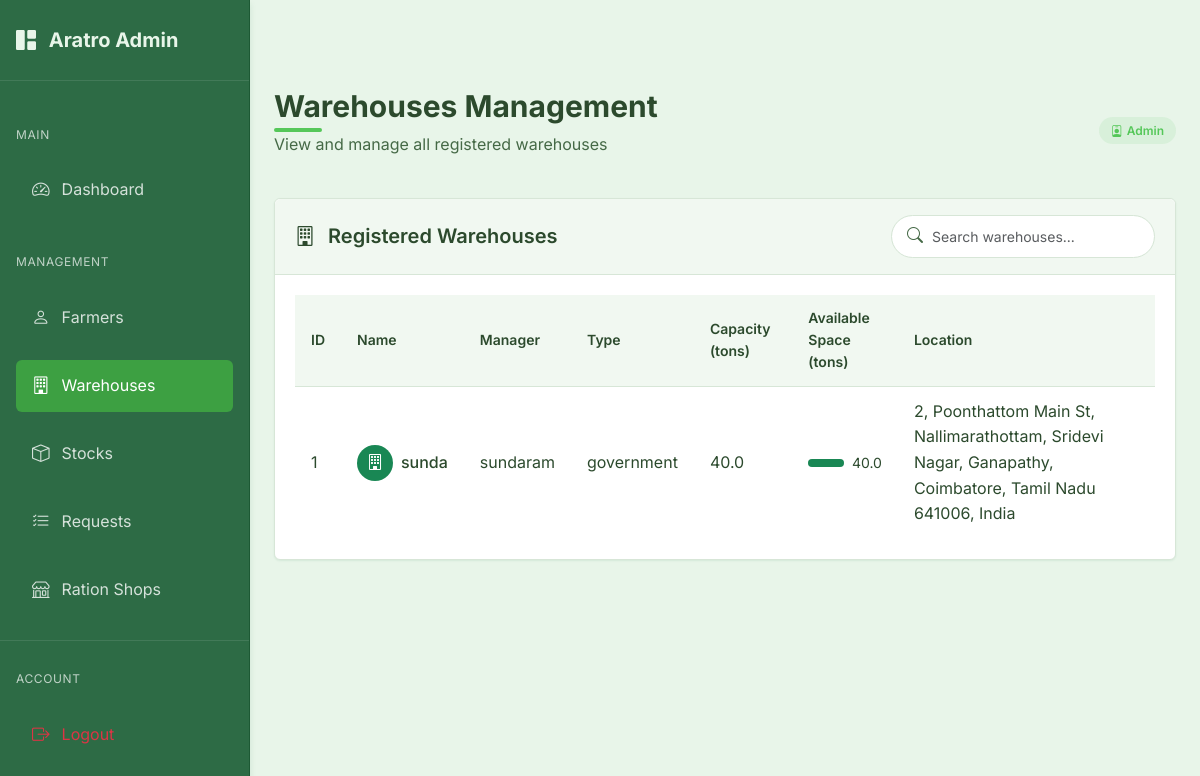
Before: /admin/warehouses (signed in) with the older database file.
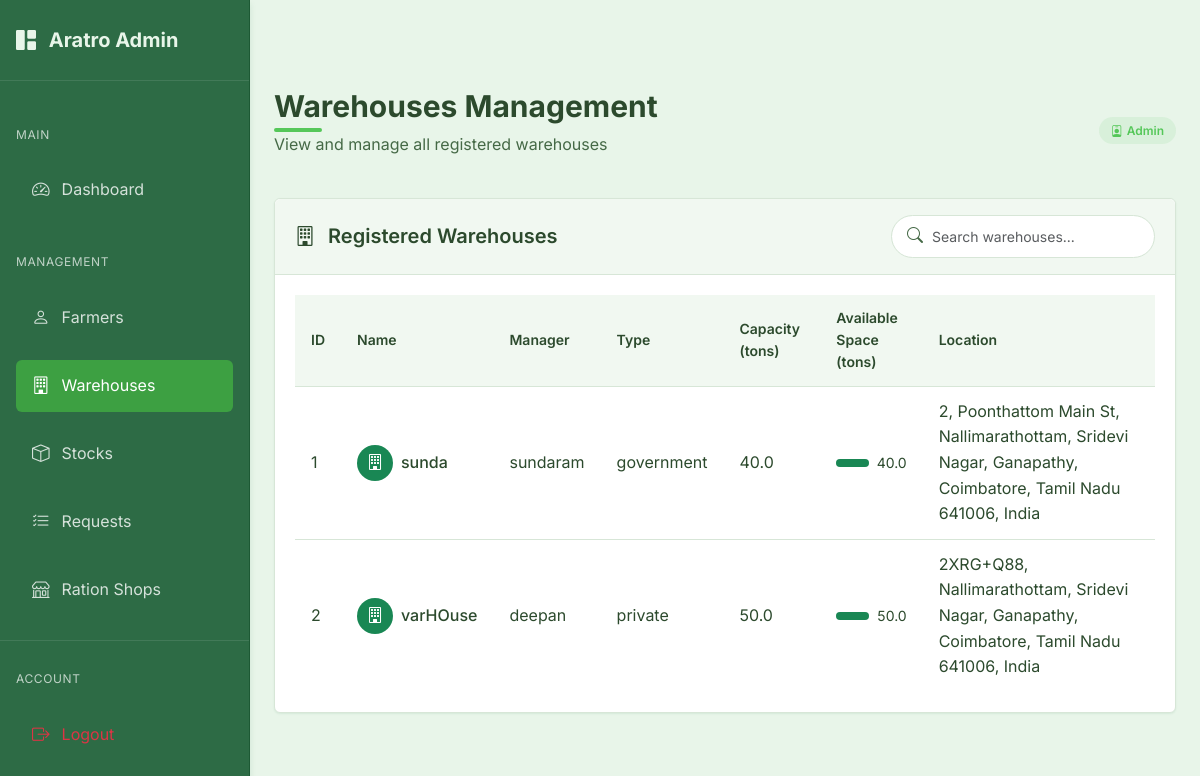
After: the same page with the newer database file.
### models.py (models this page shows)
class Warehouse(db.Model):
    id = db.Column(db.Integer, primary_key=True)
    user_id = db.Column(db.Integer, db.ForeignKey('user.id'), nullable=False)
    manager_name = db.Column(db.String(100), nullable=False)
    name = db.Column(db.String(100), nullable=False)
    location = db.Column(db.String(200))
    latitude = db.Column(db.Float)
    longitude = db.Column(db.Float)
    phone_number = db.Column(db.String(20))
    warehouse_type = db.Column(db.String(20))  # 'private' or 'government'
    capacity = db.Column(db.Float)  # in tons
    available_space = db.Column(db.Float)  # in tons
    stocks = db.relationship('Stock', backref='warehouse', lazy=True)

### routes.py (the view)
@admin.route('/warehouses')
@admin_required
def warehouses():
    warehouses = Warehouse.query.all()
    return render_template('admin/warehouses.html', warehouses=warehouses)

### app.py (called while the page is built)
@login_manager.user_loader
def load_user(user_id):
    try:
        if user_id.startswith('admin_'):
            admin_id = int(user_id.split('_')[1])
            return Admin.query.get(admin_id)
        else:
            return User.query.get(int(user_id))
    except Exception as e:
        print(f"Error loading user: {e}")
        return None

@app.before_request
def before_request():
    session.permanent = True  # Use permanent session with lifetime set above

### models.py (called while the page is built)
    def get_id(self):
        return f"admin_{self.id}"

    def __repr__(self):
        return f'<Admin {self.email}>'

### routes.py (called while the page is built)
@admin.context_processor
def inject_admin_data():
    admin_data = {'current_user': current_user}
    if current_user.is_authenticated:
        admin_user = Admin.query.get(current_user.id)
        if admin_user:
            admin_data['admin_user'] = admin_user
    return admin_data

### templates/admin/warehouses.html (shortened to what this page needs)
{% extends "admin/base_admin.html" %}
{% block admin_content %}
<div class="page-header d-flex justify-content-between align-items-center">
    <div>
        <h1 class="page-title">Warehouses Management</h1>
        <p class="page-subtitle">View and manage all registered warehouses</p>
    </div>
    <div>
        <span class="admin-badge admin-badge-primary">
            <i class="bi bi-person-badge me-1"></i>
            Admin
        </span>
    </div>
</div>
<div class="admin-card">
    <div class="admin-card-header">
        <h5 class="admin-card-title">
            <i class="bi bi-building me-2"></i>
            Registered Warehouses
        </h5>
        <div class="search-input">
            <i class="bi bi-search"></i>
            <input type="text" id="warehouseSearch" class="form-control form-control-sm" placeholder="Search warehouses...">
        </div>
    </div>
    <div class="admin-card-body">
        <div class="table-responsive">
            <table class="admin-table" id="warehousesTable">
                <thead>
                    <tr>
                        <th>ID</th>
                        <th>Name</th>
                        <th>Manager</th>
                        <th>Type</th>
                        <th>Capacity (tons)</th>
                        <th>Available Space (tons)</th>
                        <th>Location</th>
                    </tr>
                </thead>
                <tbody>
                    {% if warehouses %}
                        {% for warehouse in warehouses %}
                            <tr>
                                <td>{{ warehouse.id }}</td>
                                <td>
                                    <div class="d-flex align-items-center">
                                        <div class="avatar-circle bg-success text-white d-flex align-items-center justify-content-center me-2" style="width: 36px; height: 36px; border-radius: 50%;">
                                            <i class="bi bi-building"></i>
                                        </div>
                                        <div>
                                            <span class="fw-medium">{{ warehouse.name }}</span>
                                        </div>
                                    </div>
                                </td>
                                <td>{{ warehouse.manager_name }}</td>
                                <td>{{ warehouse.warehouse_type }}</td>
                                <td>{{ warehouse.capacity }}</td>
                                <td>
                                    {% set percentage = (warehouse.available_space / warehouse.capacity * 100) | int %}
                                    <div class="d-flex align-items-center">
                                        <div class="progress flex-grow-1 me-2" style="height: 8px;">
                                            <div class="progress-bar bg-success" role="progressbar" style="width: {{ percentage }}%;" aria-valuenow="{{ percentage }}" aria-valuemin="0" aria-valuemax="100"></div>
                                        </div>
                                        <span class="small">{{ warehouse.available_space }}</span>
                                    </div>
                                </td>
                                <td>{{ warehouse.location }}</td>
                            </tr>
                        {% endfor %}
                    {% endif %}
                </tbody>
            </table>
        </div>
    </div>
</div>
{% endblock %}

Changed rows visible on the page:
added Warehouse: id "2", name "varHOuse", manager_name "deepan", warehouse_type "private", capacity "50.0", {{ percentage }} 100 (drawn), available_space "50.0", location "2XRG+Q88, Nallimarathottam, Sridevi Nagar, Ganapathy, Coimbatore, Tamil Nadu 641006, India"
